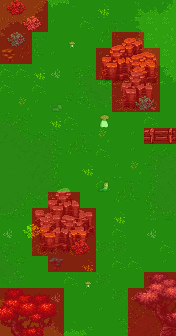

Below is a game level as drawn by its tile map, then a one-line description and the .tmx file that defines it, in full:
An orthogonal 11x21 tile map with 16x16 px tiles, 8 tile layers (Tile Layer 4, Tile Layer 5, Tile Layer 6, Tile Layer 7, ...).

<map version="1.5" tiledversion="2021.02.15" orientation="orthogonal" renderorder="left-down" width="11" height="21" tilewidth="16" tileheight="16" infinite="0" nextlayerid="15" nextobjectid="1">
 <tileset firstgid="1" source="../world_tiles/tileset.tsx" />
 <layer id="10" name="Tile Layer 4" width="11" height="21">
  <data encoding="csv">
10007,10008,10009,10010,10011,9815,11127,9815,9601,9602,9603,
10107,10108,10109,10019,9815,9718,10327,10328,9701,9705,9705,
10207,10327,10328,9815,9815,9815,10427,10428,9801,9705,9807,
10832,10427,10428,10019,9815,9815,10019,9815,9901,9705,9705,
9718,9718,11127,11530,10329,10330,10331,10332,10001,10002,10003,
9718,9815,9718,9815,10429,10430,10431,10432,9815,9815,10103,
9815,10832,10019,9815,10529,10530,10531,10532,9815,11530,9815,
9533,9534,9815,11127,9718,9815,9815,9815,9815,9718,9815,
9633,9634,9635,9636,10327,10328,10832,9815,10019,9815,9815,
9733,9734,9735,9736,10427,10428,9718,9815,10019,9625,9626,
9833,9834,9835,9836,9815,11127,9815,10019,10832,9725,9726,
9933,9934,9935,9936,9815,9815,9718,10327,10328,9825,9826,
10033,10034,10035,10036,9815,9815,9815,10427,10428,9925,9926,
10133,10134,10019,9815,9815,9815,9815,11127,9815,10025,10026,
11530,9815,9815,9815,9718,9815,9815,9718,9815,11530,9815,
10331,10332,9718,10019,9815,9815,10527,10527,9815,9815,9718,
10431,10432,9815,10019,9815,11127,9815,9718,9718,9815,10019,
10531,10532,9815,9815,9718,9815,10527,9815,9815,10019,9815,
9406,9407,9815,11530,9815,10019,9815,10527,11530,9815,9815,
9506,9507,9508,9509,9815,9815,10019,10333,10334,10335,10336,
9606,9607,9608,9609,9610,9611,9815,10433,10434,10435,10436
</data>
 </layer>
 <layer id="11" name="Tile Layer 5" width="11" height="21">
  <data encoding="csv">
0,0,0,0,0,0,0,0,0,0,0,
0,0,0,0,0,0,0,0,0,0,0,
0,0,0,0,0,0,0,0,0,0,0,
0,0,0,0,0,0,0,0,0,0,0,
0,0,0,0,0,0,0,0,0,0,0,
0,0,0,0,0,0,0,0,0,0,0,
0,0,0,0,0,0,0,0,0,0,0,
0,0,0,0,0,0,0,0,0,0,0,
0,0,0,0,0,0,0,0,0,11361,11362,
0,0,0,0,0,0,0,0,0,0,0,
0,0,0,0,0,0,0,0,0,0,0,
0,0,0,0,0,0,0,0,0,0,0,
0,0,0,0,0,0,0,0,0,0,0,
0,0,0,0,0,0,0,0,0,0,0,
0,0,0,0,0,0,0,0,0,0,0,
0,0,0,0,0,0,0,0,0,0,0,
0,0,0,0,0,0,0,0,0,0,0,
0,0,0,0,0,0,0,0,0,0,0,
0,0,0,0,0,0,0,0,0,0,0,
0,0,0,0,0,0,0,0,0,0,0,
0,0,0,0,0,0,0,0,0,0,0
</data>
 </layer>
 <layer id="12" name="Tile Layer 6" width="11" height="21">
  <data encoding="csv">
0,0,0,0,0,0,0,0,0,0,0,
0,0,0,0,0,0,0,0,0,0,0,
0,0,0,0,0,0,8970,8971,8972,8973,0,
0,0,0,0,0,0,9070,9071,9072,9073,0,
0,0,0,0,0,0,9170,9171,9172,9173,0,
0,0,0,0,0,0,9270,9271,9272,9273,0,
0,0,0,0,0,0,0,0,0,0,0,
0,0,0,0,0,0,0,0,0,0,0,
0,0,0,0,0,0,0,0,0,0,0,
0,0,0,0,0,0,0,0,0,0,0,
0,0,0,0,0,0,0,0,0,0,0,
0,0,9866,9867,9868,9869,0,0,0,0,0,
0,0,9966,9967,9968,9969,0,0,0,0,0,
0,0,10066,10067,10068,10069,0,0,0,0,0,
0,0,10166,10167,10168,10169,0,0,0,0,0,
0,0,10266,10267,10268,10269,0,0,0,0,0,
0,0,0,0,0,0,0,0,0,0,0,
0,0,0,0,0,0,0,0,11466,11467,11468,
10867,10868,10869,10870,0,0,0,0,11566,11567,11568,
10967,10968,10969,10970,0,0,0,0,11666,11667,11668,
11067,11068,11069,11070,0,0,0,0,11766,11767,11768
</data>
 </layer>
 <layer id="13" name="Tile Layer 7" width="11" height="21">
  <data encoding="csv">
0,0,0,0,0,0,0,0,0,0,0,
0,0,0,0,0,0,0,0,0,0,0,
0,0,0,0,0,0,0,0,0,0,0,
0,0,0,0,0,0,0,0,0,0,0,
0,0,0,0,0,0,0,9374,9375,9376,0,
0,0,0,0,0,0,0,9474,9475,9476,0,
0,0,0,0,0,0,0,9574,9575,9576,0,
0,0,0,0,0,0,0,0,0,0,0,
0,0,0,0,0,0,0,0,0,0,0,
0,0,0,0,0,0,0,0,0,0,0,
0,0,0,0,0,0,0,0,0,0,0,
0,0,0,0,0,0,0,0,0,0,0,
0,0,0,0,0,0,0,0,0,0,0,
0,0,0,0,0,0,0,0,0,0,0,
0,0,9180,9181,9176,9177,0,0,0,0,0,
0,0,9280,9281,9276,9277,0,0,0,0,0,
0,0,0,0,0,0,0,0,0,0,0,
0,0,0,0,0,0,0,0,0,0,0,
0,0,0,0,0,0,0,0,0,0,0,
0,0,0,0,0,0,0,0,0,0,0,
0,0,0,0,0,0,0,0,0,0,0
</data>
 </layer>
 <layer id="14" name="Tile Layer 8" width="11" height="21">
  <data encoding="csv">
11370,11371,0,0,0,0,0,0,0,0,0,
0,11970,11971,0,0,0,0,0,0,0,0,
11983,11984,0,0,0,0,0,0,0,0,0,
0,0,0,0,0,0,0,0,0,0,0,
0,0,0,0,0,0,0,0,0,0,0,
0,0,0,0,0,0,0,0,0,0,0,
0,0,0,0,0,0,0,0,11983,11984,0,
0,0,0,0,0,0,0,0,0,0,0,
0,0,0,0,0,0,0,0,0,0,0,
0,0,0,0,0,0,0,0,0,0,0,
0,0,0,0,0,0,0,0,0,0,0,
0,0,0,0,0,0,0,0,0,0,0,
0,0,0,0,0,0,0,0,0,0,0,
0,0,0,0,0,0,0,0,0,0,0,
0,11383,11384,0,0,0,0,0,0,0,0,
0,0,0,0,11370,11371,0,0,0,0,0,
0,0,0,0,0,0,0,0,0,0,0,
0,0,0,0,0,0,0,0,0,0,0,
0,0,0,0,0,0,0,0,0,0,0,
0,0,0,0,0,0,0,0,0,0,0,
0,0,0,0,0,0,0,0,0,0,0
</data>
 </layer>
 <layer id="7" name="anim" width="11" height="21">
  <data encoding="csv">
0,0,0,0,0,0,0,0,0,0,0,
0,0,0,0,0,0,0,0,0,0,0,
0,0,0,0,0,0,0,0,0,0,0,
15722,0,0,0,0,0,0,0,0,0,0,
0,0,0,0,0,0,0,0,0,0,0,
0,0,0,0,0,0,0,0,0,0,0,
0,0,0,0,0,0,0,0,0,0,0,
0,0,0,0,0,0,0,0,0,0,0,
0,0,0,0,0,0,0,0,0,0,0,
0,0,0,0,0,0,0,0,0,0,0,
0,0,0,0,0,0,0,0,0,0,0,
0,0,0,0,0,0,0,0,0,0,0,
0,0,0,0,0,0,0,0,0,0,0,
0,0,0,0,0,0,0,0,0,0,0,
0,0,0,0,0,0,0,0,0,0,0,
0,0,0,0,0,0,0,0,0,0,0,
0,0,0,15424,0,0,0,0,0,0,0,
0,0,0,0,0,0,0,0,0,0,0,
0,0,0,0,0,0,0,0,0,0,0,
0,0,0,0,0,0,0,0,0,0,0,
0,0,0,0,0,0,0,0,0,0,0
</data>
 </layer>
 <layer id="8" name="characters" width="11" height="21">
  <data encoding="csv">
0,0,0,0,0,0,0,0,0,0,0,
0,0,0,0,0,0,0,0,0,0,0,
0,0,0,0,15503,0,0,0,0,0,0,
0,0,0,0,0,0,0,0,0,0,0,
0,0,0,0,0,0,0,0,0,0,0,
0,0,0,0,0,0,0,0,0,0,0,
0,0,0,15404,0,0,0,0,0,0,0,
0,0,0,0,0,0,15702,0,0,0,0,
0,0,0,0,0,0,0,0,0,0,0,
0,0,0,0,0,0,0,0,0,0,0,
0,0,0,0,0,0,0,0,0,0,0,
0,0,0,0,0,0,15602,0,0,0,0,
0,0,0,0,0,0,0,0,0,0,0,
0,0,0,0,0,0,0,0,0,0,0,
0,0,0,0,0,0,0,0,0,0,0,
0,0,0,0,0,0,0,0,0,0,0,
0,0,0,0,0,0,0,0,0,0,0,
0,0,0,0,0,15503,0,0,0,0,0,
0,0,0,0,0,0,0,0,0,0,0,
0,0,0,0,0,0,0,0,0,0,0,
0,0,0,0,0,0,0,0,0,0,0
</data>
 </layer>
 <layer id="9" name="walkable" width="11" height="21">
  <data encoding="csv">
15437,15437,15437,15537,15537,15537,15537,15537,15537,15537,15537,
15437,15437,15437,15537,15537,15537,15537,15537,15537,15537,15537,
15437,15437,15537,15537,15537,15537,15537,15437,15437,15537,15537,
15437,15437,15537,15537,15537,15537,15437,15437,15437,15437,15537,
15537,15537,15537,15537,15537,15537,15437,15437,15437,15437,15537,
15537,15537,15537,15537,15537,15537,15537,15437,15437,15437,15537,
15537,15537,15537,15537,15537,15537,15537,15437,15437,15437,15537,
15537,15537,15537,15537,15537,15537,15537,15537,15537,15537,15537,
15537,15537,15537,15537,15537,15537,15537,15537,15537,15437,15437,
15537,15537,15537,15537,15537,15537,15537,15537,15537,15537,15537,
15537,15537,15537,15537,15537,15537,15537,15537,15537,15537,15537,
15537,15537,15537,15537,15537,15537,15537,15537,15537,15537,15537,
15537,15537,15537,15437,15437,15537,15537,15537,15537,15537,15537,
15537,15537,15437,15437,15437,15437,15537,15537,15537,15537,15537,
15537,15537,15437,15437,15437,15437,15537,15537,15537,15537,15537,
15537,15537,15437,15437,15437,15437,15537,15537,15537,15537,15537,
15537,15537,15537,15437,15437,15437,15537,15537,15537,15537,15537,
15537,15537,15537,15537,15537,15537,15537,15537,15537,15437,15437,
15437,15437,15437,15437,15537,15537,15537,15537,15437,15437,15437,
15437,15437,15437,15437,15537,15537,15537,15537,15437,15437,15437,
15437,15437,15437,15437,15537,15537,15537,15537,15437,15437,15437
</data>
 </layer>
</map>
